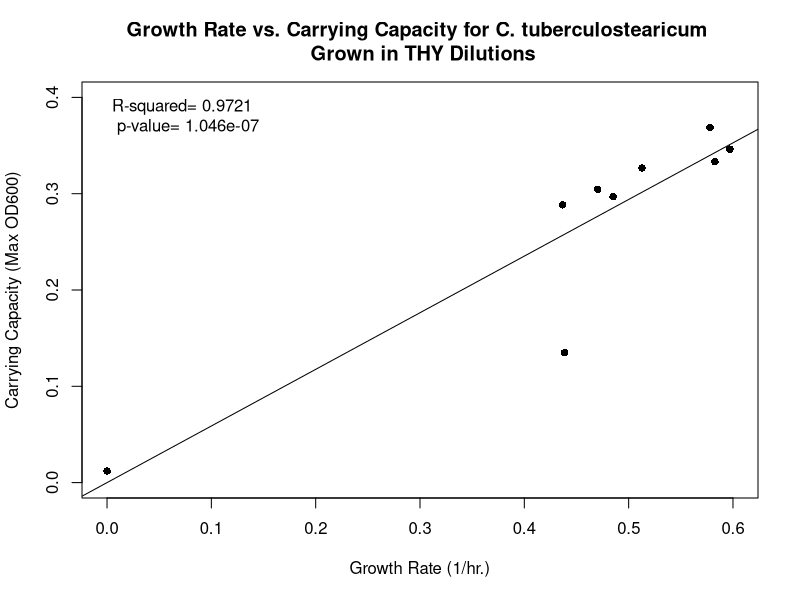
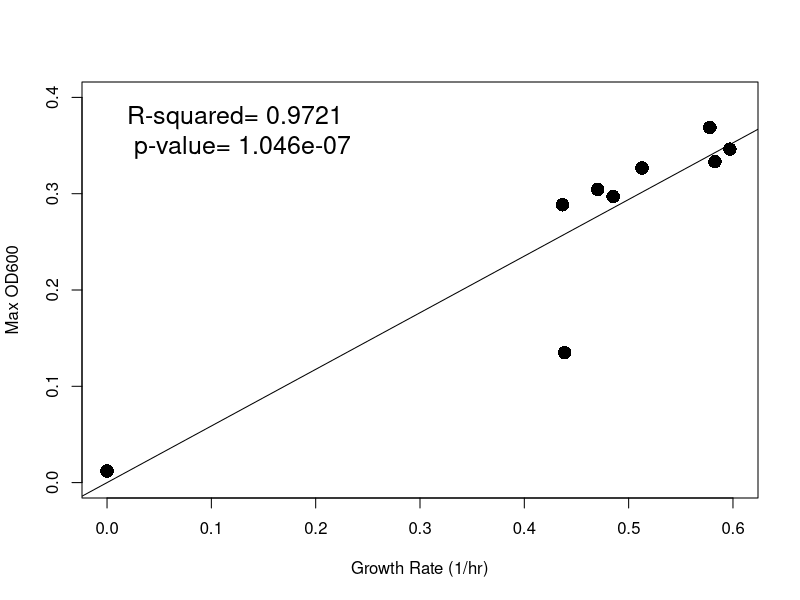
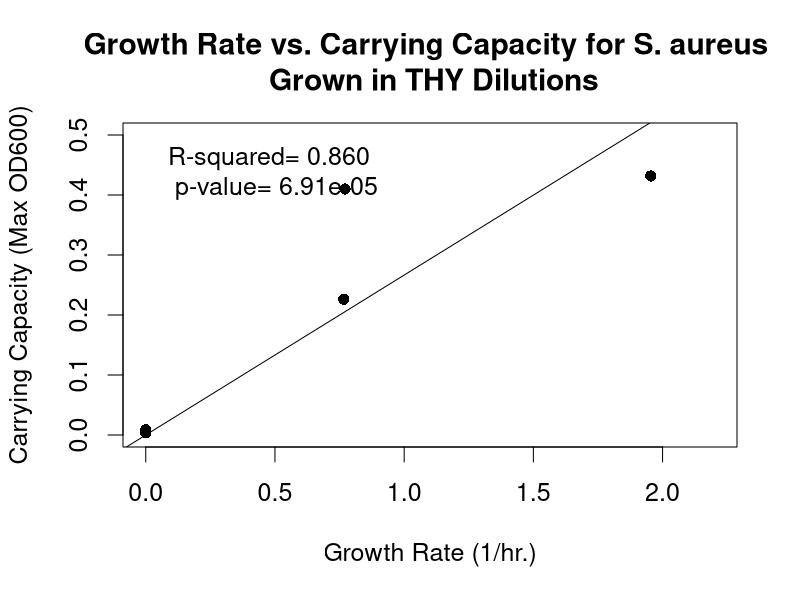
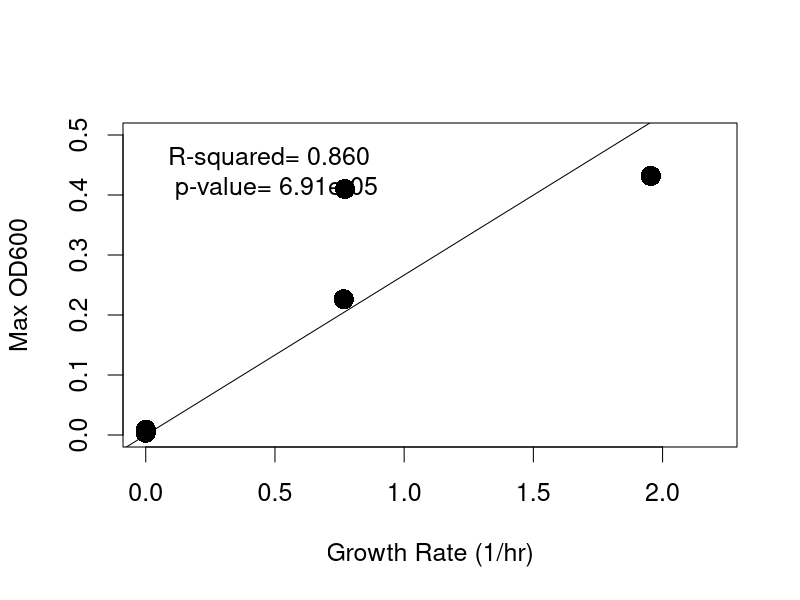
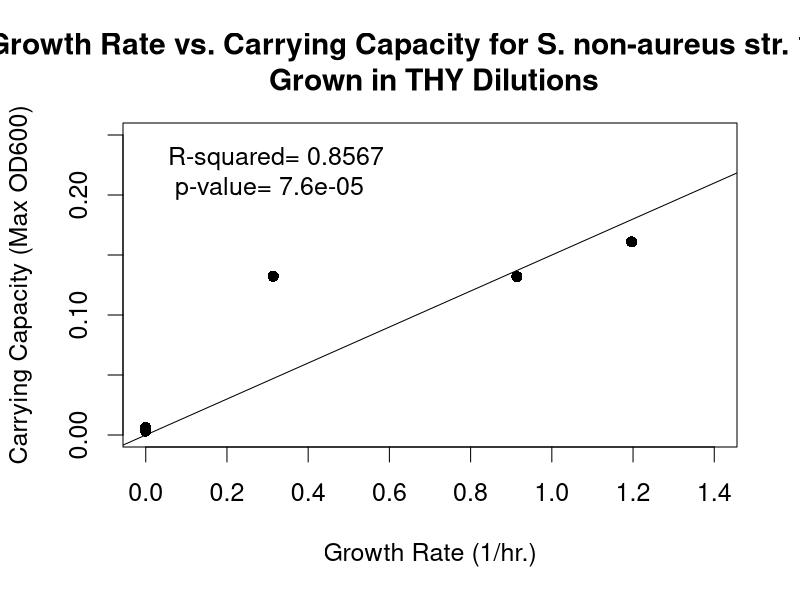
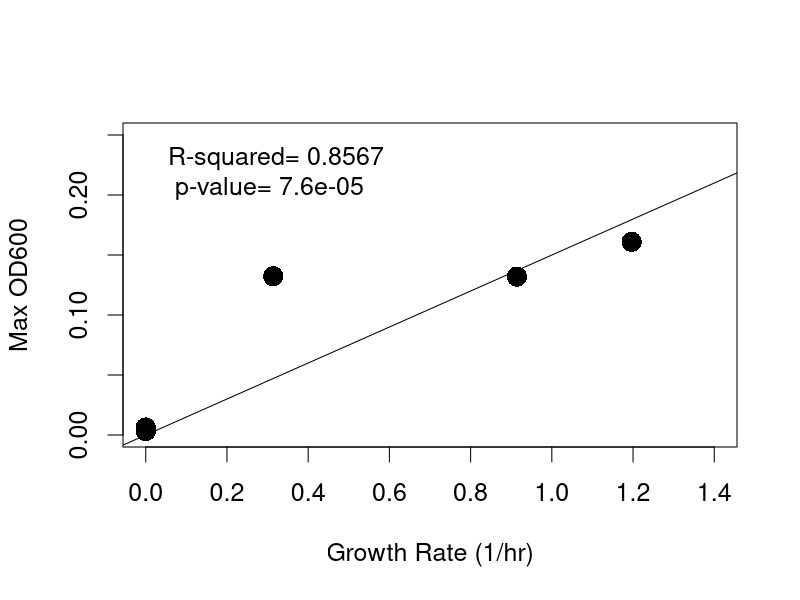
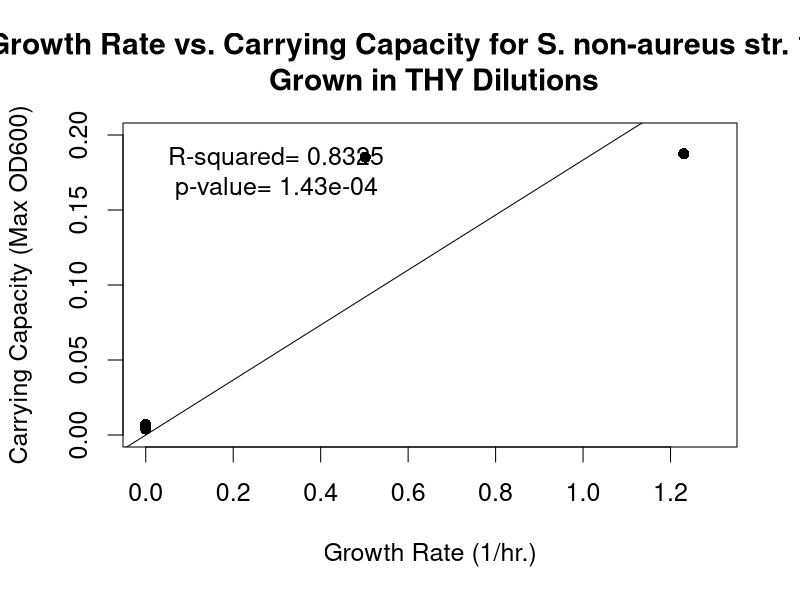
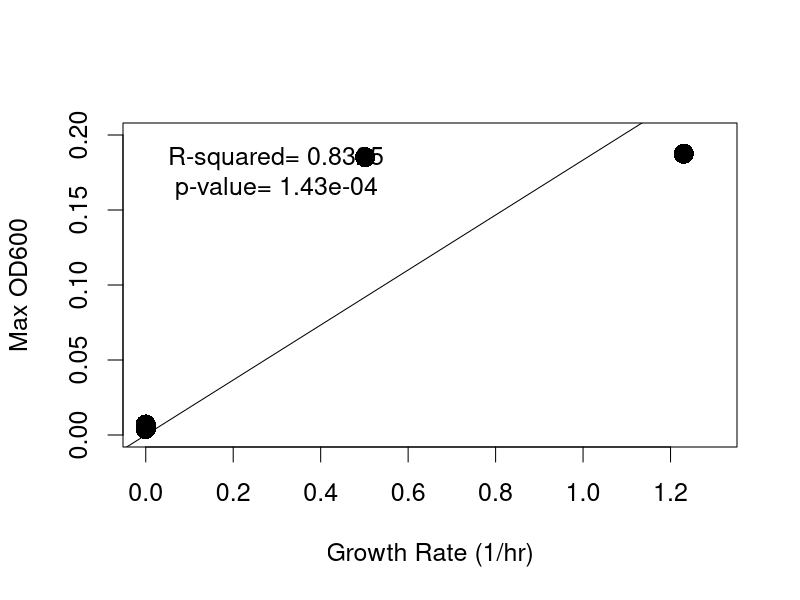

Recreate these plots in R, in order.
#Last run 04/10/2020

#Clear Workspace 
rm(list=ls())

#################################################
#Create scatterplots for GR-CC relationships 
#################################################
#C. tuberculostearicum

GR_Ct <- c(0.5779,
           0.597,
           0.5827,
           0.5128,
           0.485125,
           0.436725,
           0.4704,
           0.438633333,
           0)
Max_Ct <- c(0.36875,
            0.34625,
            0.33325,
            0.32675,
            0.297,
            0.2885,
            0.3045,
            0.135,
            0.012)

DF_Ct <- data.frame(GR_Ct, Max_Ct)
DF_Ct

#Generate a linear regression model of the two variables with the lm function
Ct.lm <- lm(Max_Ct ~ GR_Ct + 1, data=DF_Ct)
Ct.lm2 <- lm(Max_Ct ~ 0 + GR_Ct, data=DF_Ct) #Tells the lm() to fit the line through the origin
summary(Ct.lm)
summary(Ct.lm2)
#Adjusted R-squared:  0.9721
#p-value: 1.046e-07

#Create scatter plot of points using plot function
plot(GR_Ct, Max_Ct,
     xlab="Growth Rate (1/hr.)",
     ylab="Carrying Capacity (Max OD600)",
     xlim= c(0, 0.6),
     ylim= c(0, 0.4),
     main="Growth Rate vs. Carrying Capacity for C. tuberculostearicum \n Grown in THY Dilutions",
     pch=16)

abline(lm(Ct.lm2))
legend("topleft", bty="n", legend= paste("R-squared= 0.9721 \n p-value= 1.046e-07"))

#Create scatter plot of points using plot function - without graph labels
plot(GR_Ct, Max_Ct,
     xlab= "Growth Rate (1/hr)",
     ylab= "Max OD600",
     xlim= c(0, 0.6),
     ylim= c(0, 0.4),
     cex= 1.8,
     pch=16)

abline(lm(Ct.lm2))
op <- par(cex= 1.5)
legend("topleft", bty="n", legend= paste("R-squared= 0.9721 \n p-value= 1.046e-07"))


###############################################################################################################333                                        
#S. aureus 

GR_Sa <- c(1.954625,
           0.771,
           0.76595,
           0,
           0,
           0,
           0,
           0,
           0)
Max_Sa <- c(0.43175,
            0.41,
            0.22625,
            0.00575,
            0.00675,
            0.007,
            0.00375,
            0.00875,
            0.005)

DF_Sa <- data.frame(GR_Sa, Max_Sa)
DF_Sa

#Generate a linear regression model of the two variables with the lm function
Sa.lm <- lm(Max_Sa ~ GR_Sa+1, data=DF_Sa)
Sa.lm2 <- lm(Max_Sa ~ 0+GR_Sa, data=DF_Sa) #Tells the lm() to fit the line through the origin
summary(Sa.lm)
summary(Sa.lm2)
#Adjusted R-squared: 0.860 
#p-value: 6.91e-05

#Create scatter plot of points using plot funSaion
plot(GR_Sa, Max_Sa,
     xlab="Growth Rate (1/hr.)",
     ylab="Carrying Capacity (Max OD600)",
     xlim= c(0, 2.2),
     ylim= c(0, 0.5),
     main="Growth Rate vs. Carrying Capacity for S. aureus \n Grown in THY Dilutions",
     pch=16)

abline(lm(Sa.lm2))
legend("topleft", bty="n", legend= paste("R-squared= 0.860 \n p-value= 6.91e-05"))

#Create scatter plot of points using plot function - without graph labels 
plot(GR_Sa, Max_Sa,
     xlab= "Growth Rate (1/hr)",
     ylab= "Max OD600",
     xlim= c(0, 2.2),
     ylim= c(0, 0.5),
     cex= 1.8,
     pch=16)

abline(lm(Sa.lm2))
op <- par(cex= 1.5)
legend("topleft", bty="n", legend= paste("R-squared= 0.860 \n p-value= 6.91e-05"))

##############################################################################################################
#S. non-aureus str. 1839

GR_Sna1839 <- c(1.196475,
                0.9139,
                0.3139,
                0,
                0,
                0,
                0,
                0,
                0)
Max_Sna1839 <- c(0.161,
                 0.132,
                 0.13225,
                 0.0045,
                 0.00625,
                 0.0055,
                 0.00325,
                 0.00425,
                 0.0055)

DF_Sna1839 <- data.frame(GR_Sna1839, Max_Sna1839)
DF_Sna1839

#Generate a linear regression model of the two variables with the lm function 
Sna1839.lm <- lm(Max_Sna1839 ~ 1+GR_Sna1839, data=DF_Sna1839)
Sna1839.lm2 <- lm(Max_Sna1839 ~ 0+GR_Sna1839, data=DF_Sna1839) #Tells the lm() to fit the line through the origin
summary(Sna1839.lm)
summary(Sna1839.lm2)
#Adjusted R-squared:  0.8567
#p-value: 7.6e-05

#Create scatter plot of points using plot funSna1839ion
plot(GR_Sna1839, Max_Sna1839,
     xlab="Growth Rate (1/hr.)",
     ylab="Carrying Capacity (Max OD600)",
     xlim= c(0, 1.4),
     ylim= c(0, 0.25),
     main="Growth Rate vs. Carrying Capacity for S. non-aureus str. 1839 \n Grown in THY Dilutions",
     pch=16)

abline(lm(Sna1839.lm2))
legend("topleft", bty="n", legend= paste("R-squared= 0.8567 \n p-value= 7.6e-05"))

#Create scatter plot of points using plot function - without graph labels 
plot(GR_Sna1839, Max_Sna1839,
     xlab= "Growth Rate (1/hr)",
     ylab= "Max OD600",
     xlim= c(0, 1.4),
     ylim= c(0, 0.25),
     cex= 1.8,
     pch=16)

abline(lm(Sna1839.lm2))
op <- par(cex= 1.5)
legend("topleft", bty="n", legend= paste("R-squared= 0.8567 \n p-value= 7.6e-05"))


#####################################################################################################################
#S. non-aureus str. 1850 

GR_Sna1850 <- c(1.2302,
                0.501875,
                0,
                0,
                0,
                0,
                0,
                0,
                0)
Max_Sna1850 <- c(0.1875,
                 0.18525,
                 0.004,
                 0.00475,
                 0.007,
                 0.00675,
                 0.00575,
                 0.00625,
                 0.0055)

DF_Sna1850 <- data.frame(GR_Sna1850, Max_Sna1850)
DF_Sna1850

#Generate a linear regression model of the two variables with the lm function 
Sna1850.lm <- lm(Max_Sna1850 ~ 1+GR_Sna1850, data=DF_Sna1850)
Sna1850.lm2 <- lm(Max_Sna1850 ~ 0+GR_Sna1850, data=DF_Sna1850) #Tells the lm() to fit the line through the origin
summary(Sna1850.lm)
summary(Sna1850.lm2)
#Adjusted R-squared:  0.8325
#p-value: 1.43e-04

#Create scatter plot of points using plot funSna1850ion
plot(GR_Sna1850, Max_Sna1850,
     xlab="Growth Rate (1/hr.)",
     ylab="Carrying Capacity (Max OD600)",
     xlim= c(0, 1.3),
     ylim= c(0, 0.2),
     main="Growth Rate vs. Carrying Capacity for S. non-aureus str. 1850 \n Grown in THY Dilutions",
     pch=16)

abline(lm(Sna1850.lm2))
legend("topleft", bty="n", legend= paste("R-squared= 0.8325 \n p-value= 1.43e-04"))


#Create scatter plot of points using plot function - without graph labels 
plot(GR_Sna1850, Max_Sna1850,
     xlab= "Growth Rate (1/hr)",
     ylab= "Max OD600",
     xlim= c(0, 1.3),
     ylim= c(0, 0.2),
     cex= 1.8,
     pch=16)

abline(lm(Sna1850.lm2))
op <- par(cex= 1.5)
legend("topleft", bty="n", legend= paste("R-squared= 0.8325 \n p-value= 1.43e-04"))

################################################################################################################
#S. non-aureus str. 1867

GR_Sna1867 <- c(1.2241,
                0.909775,
                0.414125,
                0,
                0,
                0,
                0,
                0,
                0)
Max_Sna1867 <- c(0.1825,
                 0.16,
                 0.13325,
                 0.006,
                 0.0095,
                 0.00875,
                 0.0055,
                 0.00575,
                 0.00625)

DF_Sna1867 <- data.frame(GR_Sna1867, Max_Sna1867)
DF_Sna1867

#Generate a linear regression model of the two variables with the lm function
Sna1867.lm <- lm(Max_Sna1867 ~ 1+GR_Sna1867, data=DF_Sna1867)
Sna1867.lm2 <- lm(Max_Sna1867 ~ 0+GR_Sna1867, data=DF_Sna1867) #Tells the lm() to fit the line through the origin
summary(Sna1867.lm)
summary(Sna1867.lm2)
#Adjusted R-squared:  0.9278 
#p-value: 4.76e-06

#Create scatter plot of points using plot funSna1867ion
plot(GR_Sna1867, Max_Sna1867,
     xlab="Growth Rate (1/hr.)",
     ylab="Carrying Capacity (Max OD600)",
     xlim= c(0, 1.3),
     ylim= c(0, 0.2),
     main="Growth Rate vs. Carrying Capacity for S. non-aureus str. 1867 \n Grown in THY Dilutions",
     pch=16)

abline(lm(Sna1867.lm2))
legend("topleft", bty="n", legend= paste("R-squared= 0.9278 \n p-value= 4.76e-06"))


#Create scatter plot of points using plot function - without graph labels 
plot(GR_Sna1867, Max_Sna1867,
     xlab= "Growth Rate (1/hr)",
     ylab= "Max OD600",
     xlim= c(0, 1.3),
     ylim= c(0, 0.2),
     cex= 1.8,
     pch=16)

abline(lm(Sna1867.lm2))
op <- par(cex= 1.5)
legend("topleft", bty="n", legend= paste("R-squared= 0.9278 \n p-value= 4.76e-06"))


#######################################################################################################################
#C. pseudodiphtheriticum

GR_Cp <- c(0,
           0.0849,
           0.06125,
           0.2752,
           0.4951,
           0.4856,
           0.34105,
           0.227625,
           0.30045)
Max_Cp <- c(0.004666667,
            0.028916667,
            0.089666667,
            0.113166667,
            0.180666667,
            0.163416667,
            0.105166667,
            0.130916667,
            0.163416667)

DF_Cp <- data.frame(GR_Cp, Max_Cp)
DF_Cp

#Generate a linear regression model of the two variables with the lm function
Cp.lm <- lm(Max_Cp ~ 1+GR_Cp, data=DF_Cp)
Cp.lm2 <- lm(Max_Cp ~ 0+GR_Cp, data=DF_Cp) #Tells the lm() to fit the line through the origin
summary(Cp.lm)
summary(Cp.lm2)
#Adjusted R-squared:  0.9179
#p-value: 7.982e-06

#Create scatter plot of points using plot funCpion
plot(GR_Cp, Max_Cp,
     xlab="Growth Rate (1/hr.)",
     ylab="Carrying Capacity (Max OD600)",
     xlim= c(0, 0.55),
     ylim= c(0, 0.2),
     cex= 1.5,
     main="Growth Rate vs. Carrying Capacity for C. pseudodiphtheriticum \n Grown in THY Dilutions",
     pch=16)

abline(lm(Cp.lm2))
legend("topleft", bty="n", legend= paste("R-squared= 0.9179 \n p-value= 7.982e-06"))

#Create scatter plot of points using plot function - without graph labels
plot(GR_Cp, Max_Cp,
     xlab= "Growth Rate (1/hr)",
     ylab= "Max OD600",
     xlim= c(0, 0.55),
     ylim= c(0, 0.2),
     cex= 1.8,
     pch=16)

abline(lm(Cp.lm2))
op <- par(cex= 1.5)
# legend("topleft", bty="n", legend= paste("R-squared= 0.9179 \n p-value= 7.982e-06"))